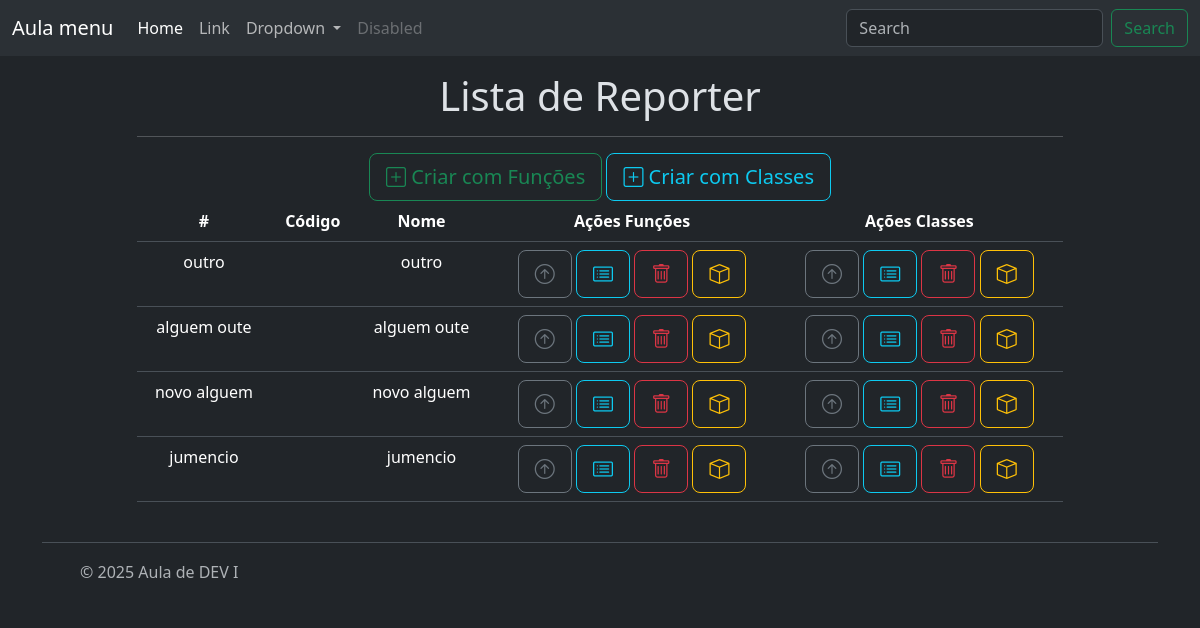
Page /relacionamentos/reporter/funcao/ (signed in) on the committed database.
### relacionamentos/models/reporter.py (models this page shows, shortened)
class Reporter(BaseModel):
    nome = models.CharField(max_length = 100,
                            validators=[MinLengthValidator(3)],
                            verbose_name='Reporter',
                            help_text=('Reportar Nome'))
    cpf = models.CharField(max_length = 11,
                           validators=[MinLengthValidator(11), validate_cpf],
                           help_text=('Digite seu cpf sem os pontos'),)
    email = models.CharField(max_length = 255,)
    objects = ReporterManager()

### relacionamentos/views/reporter.py (the view)
# urls.py: path('reporter/funcao/', reporter_list, name = "reporter_funcao_list"),
@require_http_methods(["GET"])
def reporter_list(request):
    reporter= Reporter.objects.all()
    contexto = {
        'reporter' : reporter,
    }
    return render(request, 'exemplos/reporter.html', contexto)

### relacionamentos/templates/exemplos/reporter.html
{% extends 'base.html' %}
    {% block title %}
        {% if reporter %}
            <h1>Lista de Reporter </h1>
        {% else %}
            <h1>Nenhum Reporter Cadastrado </h1>
        {% endif %}
    {% endblock title %}
    {% block content %}
        <div>
            {% if perms.relacionamentos.add_reporter %}
                <a class="btn btn-outline-success btn-lg" role="button"
                   data-bs-toggle="tooltip" data-bs-placement="top"
                   title="Criar com Funções"
                   href="{% url 'relacionamentos:reporter_funcao_create' %}">
                    <i class="bi bi-plus-square"></i> Criar com Funções </a>
            {% endif %}
            {% if perms.relacionamentos.add_reporter %}
                <a class="btn btn-outline-info btn-lg" role="button"
                   data-bs-toggle="tooltip" data-bs-placement="top"
                   title="Criar com Classes"
                   href="{% url 'relacionamentos:reporter_classe_create' %}">
                    <i class="bi bi-plus-square"></i> Criar com Classes </a>
            {% endif %}
        </div>
    {% if reporter %}
        <table class="table table-hover">
            <thead>
            <th>#</th>
            <th>Código</th>
            <th>Nome</th>
            <th>Ações Funções</th>
            <th>Ações Classes</th>
        </thead>
        <tbody>
        {% for reporterr in reporter %}
            <tr>
                <td>{{ reporterr.nome }}</td>
                <td>{{ reporterr.cod }}</td>
                <td>{{ reporterr.nome }}</td>
                <td>
                    <div>
                        {% if perms.relacionamentos.change_reporter %}
                            <a class="btn btn-outline-secondary btn-lg" role="button"
                               data-bs-toggle="tooltip" data-bs-placement="top"
                               title="Update com Funções"
                            href="{% url 'relacionamentos:reporter_funcao_update' reporterr.id %}">
                                <i class="bi bi-arrow-up-circle"></i></a>
                        {% endif %}
                        {% if perms.relacionamentos.view_reporter %}
                            <a class="btn btn-outline-info btn-lg" role="button"
                               data-bs-toggle="tooltip" data-bs-placement="top"
                               title="Detalhar com Funções"
                            href="{% url 'relacionamentos:reporter_funcao_read' reporterr.id %}">
                                <i class="bi bi-card-list"></i></a>
                        {% endif %}
                        {% if perms.relacionamentos.delete_reporter %}
                             <a class="btn btn-outline-danger btn-lg" role="button"
                               data-bs-toggle="tooltip" data-bs-placement="top"
                               title="Deletar com Funções"
                            href="{% url 'relacionamentos:reporter_funcao_delete' reporterr.id %}">
                                <i class="bi bi-trash"></i></a>
                        {% endif %}
                        {% if perms.relacionamentos.view_reporter %}
                            <a class="btn btn-outline-warning btn-lg" role="button"
                               data-bs-toggle="tooltip" data-bs-placement="top"
                               title="Gerar codigo com Funções"
                            href="{% url 'relacionamentos:reporter_gerar_codigo' reporterr.id %}">
                                <i class="bi bi-box"></i></a>
                        {% endif %}
                    </div>
                </td>
                <td>
                    <div>
                        {% if perms.relacionamentos.change_reporter %}
                            <a class="btn btn-outline-secondary btn-lg" role="button"
                               data-bs-toggle="tooltip" data-bs-placement="top"
                               title="Update com Classes"
                            href="{% url 'relacionamentos:reporter_funcao_update' reporterr.id %}">
                                <i class="bi bi-arrow-up-circle"></i></a>
                        {% endif %}
                        {% if perms.relacionamentos.view_reporter %}
                            <a class="btn btn-outline-info btn-lg" role="button"
                               data-bs-toggle="tooltip" data-bs-placement="top"
                               title="Detalhar com Classes"
                            href="{% url 'relacionamentos:reporter_funcao_read' reporterr.id %}">
                                <i class="bi bi-card-list"></i></a>
                        {% endif %}
                        {% if perms.relacionamentos.delete_reporter %}
                             <a class="btn btn-outline-danger btn-lg" role="button"
                               data-bs-toggle="tooltip" data-bs-placement="top"
                               title="Deletar com Classes"
                            href="{% url 'relacionamentos:reporter_classe_delete' reporterr.id %}">
                                <i class="bi bi-trash"></i></a>
                        {% endif %}
                        {% if perms.relacionamentos.view_reporter %}
                            <a class="btn btn-outline-warning btn-lg" role="button"
                               data-bs-toggle="tooltip" data-bs-placement="top"
                               title="Gerar codigo com Classes"
                            href="{% url 'relacionamentos:reporter_classe_gerar_codigo' reporterr.id %}">
                                <i class="bi bi-box"></i></a>
                        {% endif %}
                    </div>
                </td>
                </tr>
            {% endfor %}
            </tbody>
        </table>
    {% endif %}
    {% endblock content %}

### rows in the picture
Reporter: nome "outro"
Reporter: nome "alguem oute"
Reporter: nome "novo alguem"
Reporter: nome "jumencio"
